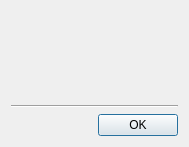
<?xml version="1.0" encoding="UTF-8"?>
<ui version="4.0">
 <class>tt3::gui::ManageUsersDialog</class>
 <widget class="QDialog" name="tt3::gui::ManageUsersDialog">
  <property name="geometry">
   <rect>
    <x>0</x>
    <y>0</y>
    <width>189</width>
    <height>147</height>
   </rect>
  </property>
  <property name="windowTitle">
   <string>Manage users</string>
  </property>
  <property name="windowIcon">
   <iconset resource="tt3-gui.qrc">
    <normaloff>:/tt3-gui/Resources/Images/Objects/UserLarge.png</normaloff>:/tt3-gui/Resources/Images/Objects/UserLarge.png</iconset>
  </property>
  <property name="modal">
   <bool>true</bool>
  </property>
  <layout class="QGridLayout" name="gridLayout">
   <item row="0" column="0">
    <widget class="QWidget" name="managerPanel" native="true"/>
   </item>
   <item row="1" column="0">
    <widget class="Line" name="line">
     <property name="orientation">
      <enum>Qt::Orientation::Horizontal</enum>
     </property>
    </widget>
   </item>
   <item row="2" column="0">
    <widget class="QDialogButtonBox" name="buttonBox">
     <property name="orientation">
      <enum>Qt::Orientation::Horizontal</enum>
     </property>
     <property name="standardButtons">
      <set>QDialogButtonBox::StandardButton::Ok</set>
     </property>
    </widget>
   </item>
  </layout>
 </widget>
 <resources>
  <include location="tt3-gui.qrc"/>
 </resources>
 <connections>
  <connection>
   <sender>buttonBox</sender>
   <signal>accepted()</signal>
   <receiver>tt3::gui::ManageUsersDialog</receiver>
   <slot>accept()</slot>
   <hints>
    <hint type="sourcelabel">
     <x>248</x>
     <y>254</y>
    </hint>
    <hint type="destinationlabel">
     <x>157</x>
     <y>274</y>
    </hint>
   </hints>
  </connection>
  <connection>
   <sender>buttonBox</sender>
   <signal>rejected()</signal>
   <receiver>tt3::gui::ManageUsersDialog</receiver>
   <slot>reject()</slot>
   <hints>
    <hint type="sourcelabel">
     <x>316</x>
     <y>260</y>
    </hint>
    <hint type="destinationlabel">
     <x>286</x>
     <y>274</y>
    </hint>
   </hints>
  </connection>
 </connections>
</ui>
